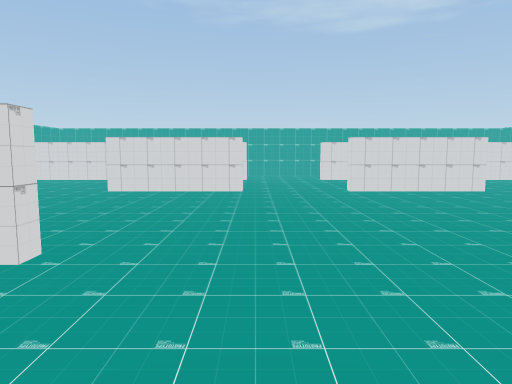
view 1 (above)

16 first-person views from a walk through a scene from a Unity 3-D project. The camera is 1.4 m above the floor, tilts 6° down and sees 70° across. The floor is counted in squares, 1 m on a side. Each view is taken from the middle of a square. On the plan, view 1 faces up. The plan holds only what a view shows up to about 16 squares ahead; the rest is blank. Some animated figures are left out.

view 2
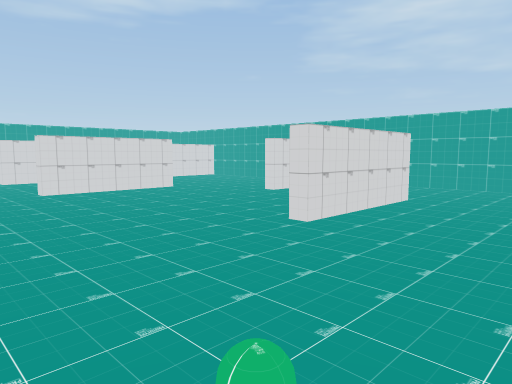

view 3
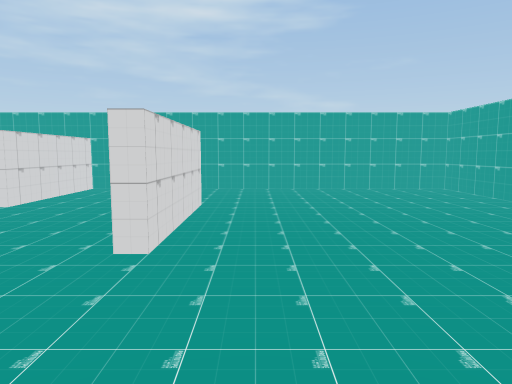

view 4
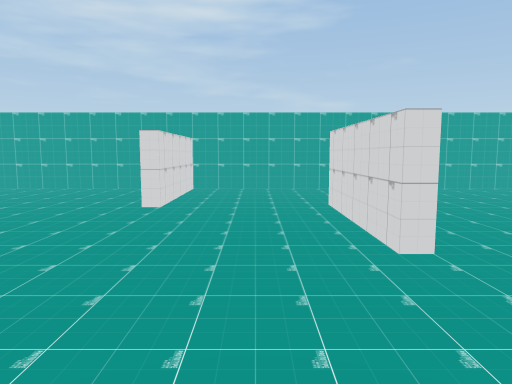

view 5
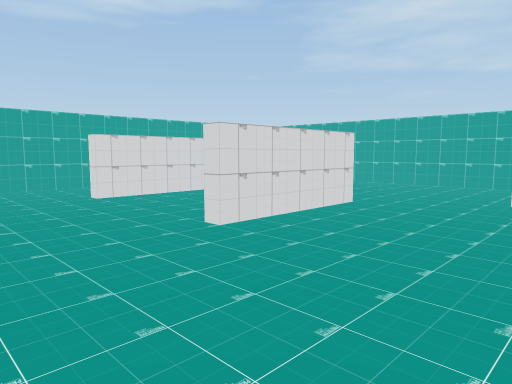

view 6
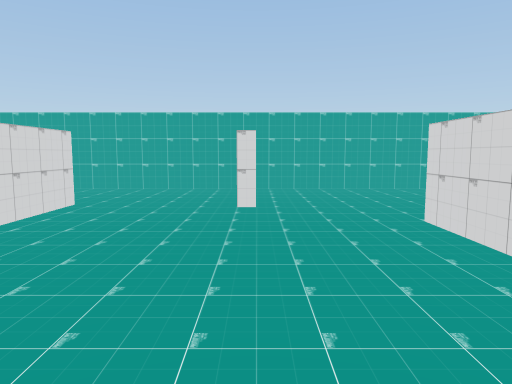

view 7
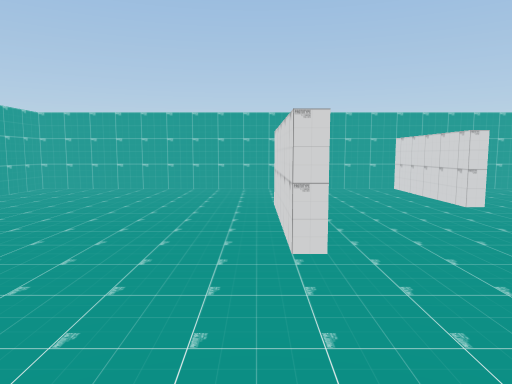

view 8
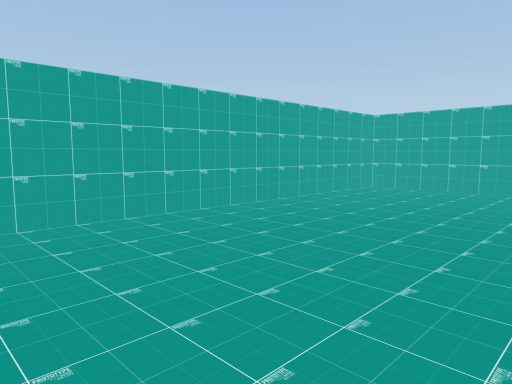

view 9
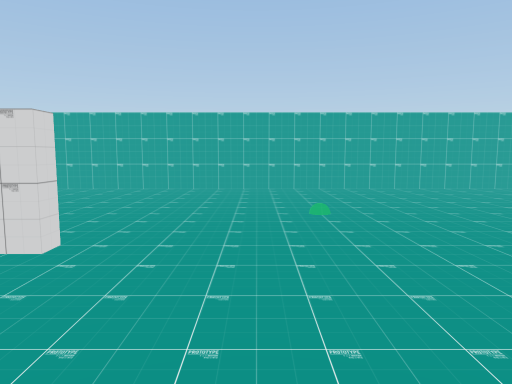

view 10
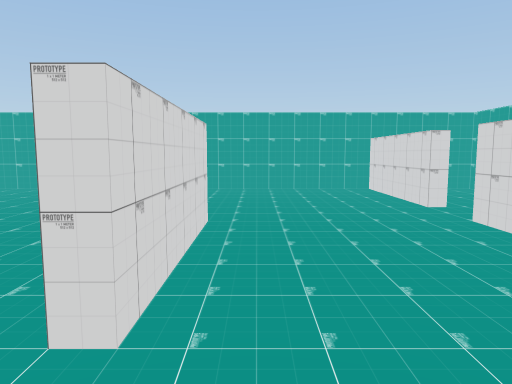

view 11
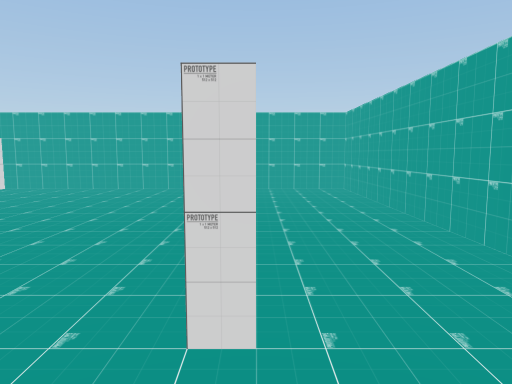

view 12
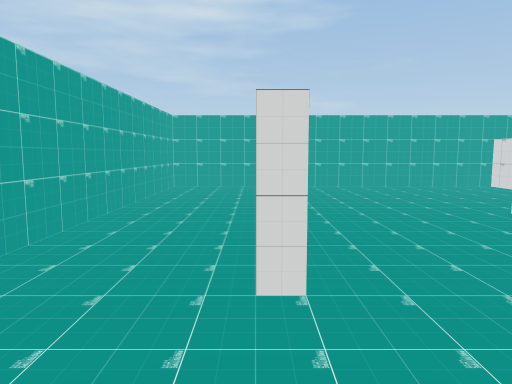

view 13
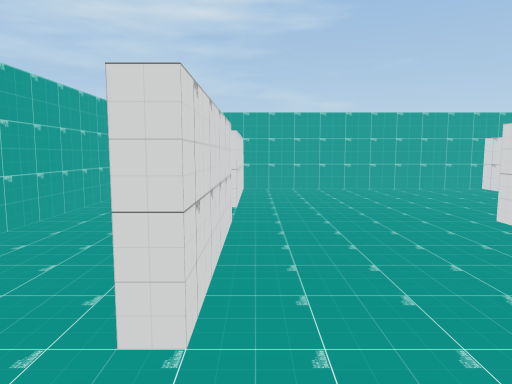

view 14
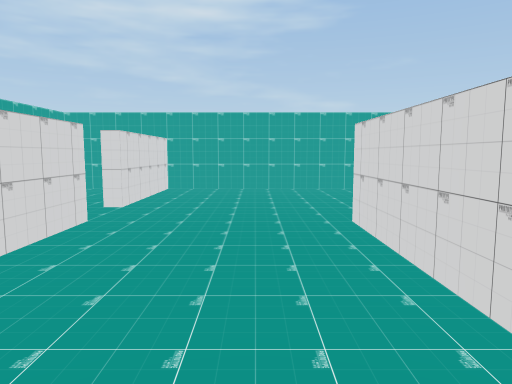

view 15
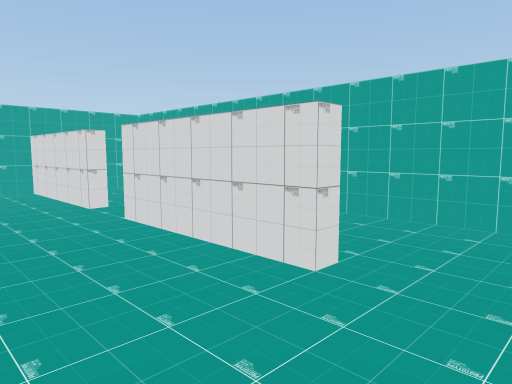

view 16
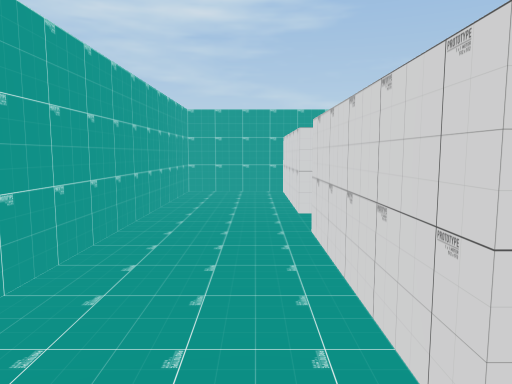

### Floor plan
Points are (right, up) in squares from view 1. A wall is a line through its corners. A room is listed if a view was taken in it or the views show most of it. See-through windows are left out.
Room 1 (views 1, 2, 3, 4, 5, 6, 7, 8, 9, 10, 11, 12, 13, 14, 15, 16)
walls: (3.8, 14) (8.5, 14); (-3, 5.1) (-3, 4.5) (-8, 4.5); (8.6, 13.5) (3.5, 13.5) (3.5, 14); (-5.5, 14) (-0.5, 14) (-0.5, 13.5) (-5.5, 13.5); (-7.5, 10.1) (-7.5, 9.5) (-12.5, 9.5) (-12.5, -4.5) (15.5, -4.5) (15.5, 9.5) (10.5, 9.5) (10.5, 10); (11.1, 4.5) (6, 4.5) (6, 5) (11, 5); (-8, 5) (-5, 5); (-0.5, 20.1) (-0.5, 19.5) (-5.5, 19.5); (14.2, 10) (15.5, 10) (15.5, 19.5) (10.5, 19.5) (10.5, 20) (15.5, 20) (15.5, 23.5) (-12.5, 23.5) (-12.5, 20); (8.5, 19.5) (3.5, 19.5) (3.5, 20) (8.5, 20); (-7.5, 20.1) (-7.5, 19.5) (-12.5, 19.5) (-12.5, 10)

Positions as (right, up) in squares from view 1, and headings:
1: (0, 0), facing up
2: (0, 0), facing up-right
3: (1, 3), facing right
4: (1, 7), facing right
5: (-1, 8), facing up-right
6: (2, 10), facing left
7: (2, 4), facing left
8: (2, 3), facing down-left
9: (3, 10), facing down
10: (2, 15), facing left
11: (2, 20), facing left
12: (0, 20), facing right
13: (1, 19), facing right
14: (1, 16), facing right
15: (2, 16), facing up-left
16: (2, 21), facing right
